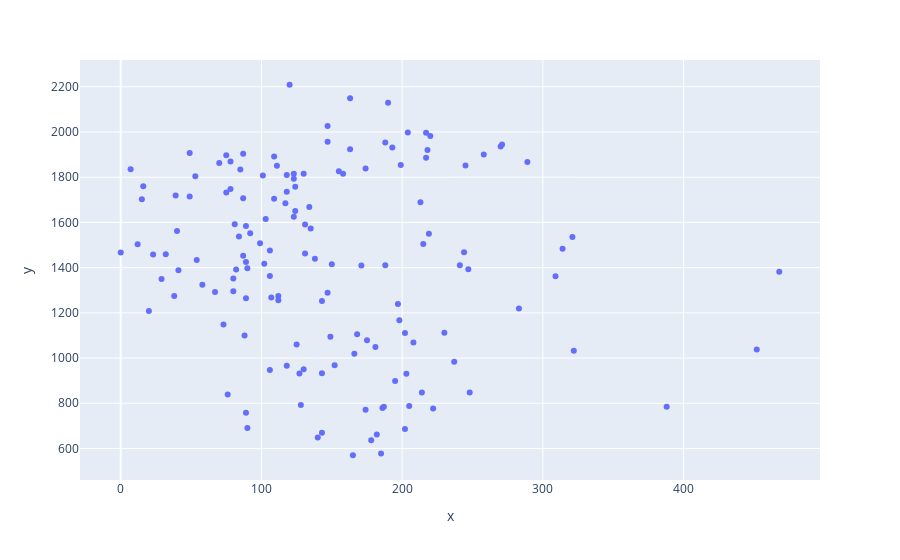

Here is the notebook cell this chart was saved with:
### Code cell
normal = px.scatter(x=df['generosity'], y=df['gdp'])
normal.show()

### Figure 1 — Plotly figure (JSON) as saved in the notebook; plotly's stock layout.template omitted (floating-point values rounded to 4 significant figures; data arrays with more than 128 entries replaced by an {"elided": "..."} marker saying what was removed)
{"data": [{"hovertemplate": "x=%{x}<br>y=%{y}<extra></extra>", "legendgroup": "", "marker": {"color": "#636efa", "symbol": "circle"}, "mode": "markers", "name": "", "orientation": "v", "showlegend": false, "type": "scatter", "x": {"elided": "145 int values"}, "xaxis": "x", "y": {"elided": "145 int values"}, "yaxis": "y"}], "layout": {"autosize": true, "legend": {"tracegroupgap": 0}, "margin": {"t": 60}, "xaxis": {"anchor": "y", "autorange": true, "domain": [0, 1], "range": [-28.61, 496.6], "title": {"text": "x"}, "type": "linear"}, "yaxis": {"anchor": "x", "autorange": true, "domain": [0, 1], "range": [443.1, 2336.0], "title": {"text": "y"}, "type": "linear"}}}
